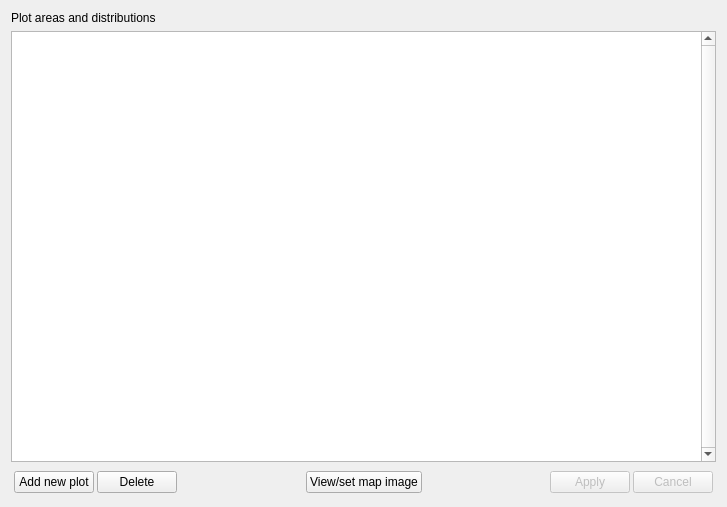
<?xml version="1.0" encoding="UTF-8"?>
<ui version="4.0">
 <class>plots</class>
 <widget class="QWidget" name="plots">
  <property name="geometry">
   <rect>
    <x>0</x>
    <y>0</y>
    <width>727</width>
    <height>507</height>
   </rect>
  </property>
  <property name="windowTitle">
   <string>Form</string>
  </property>
  <layout class="QVBoxLayout" name="verticalLayout">
   <item>
    <layout class="QHBoxLayout" name="horizontalLayout_2">
     <item>
      <widget class="QLabel" name="label">
       <property name="cursor">
        <cursorShape>OpenHandCursor</cursorShape>
       </property>
       <property name="text">
        <string>Plot areas and distributions</string>
       </property>
      </widget>
     </item>
    </layout>
   </item>
   <item>
    <widget class="QTableView" name="tableView">
     <property name="verticalScrollBarPolicy">
      <enum>Qt::ScrollBarAlwaysOn</enum>
     </property>
     <property name="horizontalScrollBarPolicy">
      <enum>Qt::ScrollBarAsNeeded</enum>
     </property>
    </widget>
   </item>
   <item>
    <layout class="QHBoxLayout" name="horizontalLayout">
     <property name="spacing">
      <number>3</number>
     </property>
     <property name="margin">
      <number>3</number>
     </property>
     <item>
      <widget class="QPushButton" name="cmdnew">
       <property name="sizePolicy">
        <sizepolicy hsizetype="Fixed" vsizetype="Fixed">
         <horstretch>0</horstretch>
         <verstretch>0</verstretch>
        </sizepolicy>
       </property>
       <property name="text">
        <string>Add new plot</string>
       </property>
       <property name="icon">
        <iconset resource="../images.qrc">
         <normaloff>:/images/new3.png</normaloff>:/images/new3.png</iconset>
       </property>
      </widget>
     </item>
     <item>
      <widget class="QPushButton" name="cmddelete">
       <property name="sizePolicy">
        <sizepolicy hsizetype="Fixed" vsizetype="Fixed">
         <horstretch>0</horstretch>
         <verstretch>0</verstretch>
        </sizepolicy>
       </property>
       <property name="text">
        <string>Delete</string>
       </property>
       <property name="icon">
        <iconset resource="../images.qrc">
         <normaloff>:/images/delete3.png</normaloff>:/images/delete3.png</iconset>
       </property>
      </widget>
     </item>
     <item>
      <spacer name="horizontalSpacer">
       <property name="orientation">
        <enum>Qt::Horizontal</enum>
       </property>
       <property name="sizeHint" stdset="0">
        <size>
         <width>40</width>
         <height>20</height>
        </size>
       </property>
      </spacer>
     </item>
     <item>
      <widget class="QPushButton" name="cmdmap">
       <property name="enabled">
        <bool>true</bool>
       </property>
       <property name="sizePolicy">
        <sizepolicy hsizetype="Fixed" vsizetype="Fixed">
         <horstretch>0</horstretch>
         <verstretch>0</verstretch>
        </sizepolicy>
       </property>
       <property name="text">
        <string>View/set map image</string>
       </property>
       <property name="icon">
        <iconset resource="../images.qrc">
         <normaloff>:/images/schema.png</normaloff>:/images/schema.png</iconset>
       </property>
      </widget>
     </item>
     <item>
      <spacer name="horizontalSpacer_2">
       <property name="orientation">
        <enum>Qt::Horizontal</enum>
       </property>
       <property name="sizeHint" stdset="0">
        <size>
         <width>40</width>
         <height>20</height>
        </size>
       </property>
      </spacer>
     </item>
     <item>
      <widget class="QPushButton" name="cmdapply">
       <property name="enabled">
        <bool>false</bool>
       </property>
       <property name="sizePolicy">
        <sizepolicy hsizetype="Fixed" vsizetype="Fixed">
         <horstretch>0</horstretch>
         <verstretch>0</verstretch>
        </sizepolicy>
       </property>
       <property name="text">
        <string>Apply</string>
       </property>
       <property name="icon">
        <iconset resource="../images.qrc">
         <normaloff>:/images/apply.png</normaloff>:/images/apply.png</iconset>
       </property>
      </widget>
     </item>
     <item>
      <widget class="QPushButton" name="cmdcancel">
       <property name="enabled">
        <bool>false</bool>
       </property>
       <property name="sizePolicy">
        <sizepolicy hsizetype="Fixed" vsizetype="Fixed">
         <horstretch>0</horstretch>
         <verstretch>0</verstretch>
        </sizepolicy>
       </property>
       <property name="text">
        <string>Cancel</string>
       </property>
       <property name="icon">
        <iconset resource="../images.qrc">
         <normaloff>:/images/cancel.png</normaloff>:/images/cancel.png</iconset>
       </property>
      </widget>
     </item>
    </layout>
   </item>
  </layout>
 </widget>
 <resources>
  <include location="../images.qrc"/>
 </resources>
 <connections/>
</ui>
